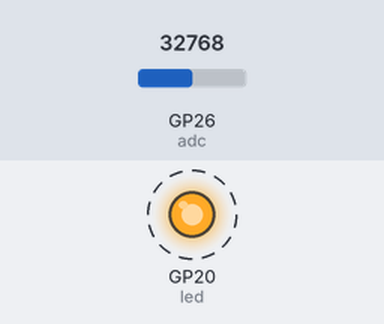
Bench run of a program on a simulated Raspberry Pi Pico running MicroPython. Parts: output pins drawn as LEDs (lit = HIGH). Dashed ring = blinking. Inputs (shaded band) come from the test bench; at power-on: GP26 (adc) = 32768 (analog values on the 0–65535 scale).

Above: at 1.2 s.
1.3 s: GP26 (adc) set to 7864
At 1.51 s:
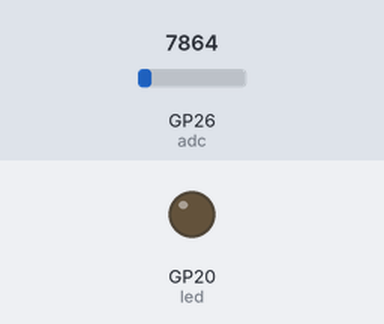
At 1.91 s:
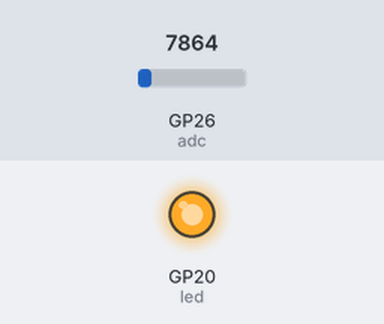
4.4 s: GP26 (adc) set to 0
Timing chart, 0 to 13.5 s (numbered marks = the images above; inputs shaded):
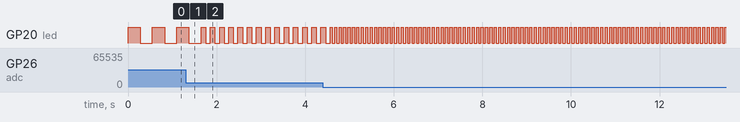

Measured:
- after the input at 4.4 s, GP20 (led): alternates HIGH for 0.05 s and LOW for 0.05 s, starting after 0.21 s
- by itself, GP20 (led): repeats every 0.21 s: HIGH 0.10 s, LOW 0.10 s

The program:

omgekeerd.py
```python
from machine import ADC, PWM, Pin
import time

led = PWM(Pin(20))
led.freq(1000)

adc = ADC(Pin(26))


def pulse(interval):
    led.duty_u16(65535)
    time.sleep(interval / 2)
    led.duty_u16(0)
    time.sleep(interval / 2)

while True:

    adc_value = adc.read_u16()
    interval = 0.1 + (adc_value / 65535) * 0.9

    pulse(interval)
```
